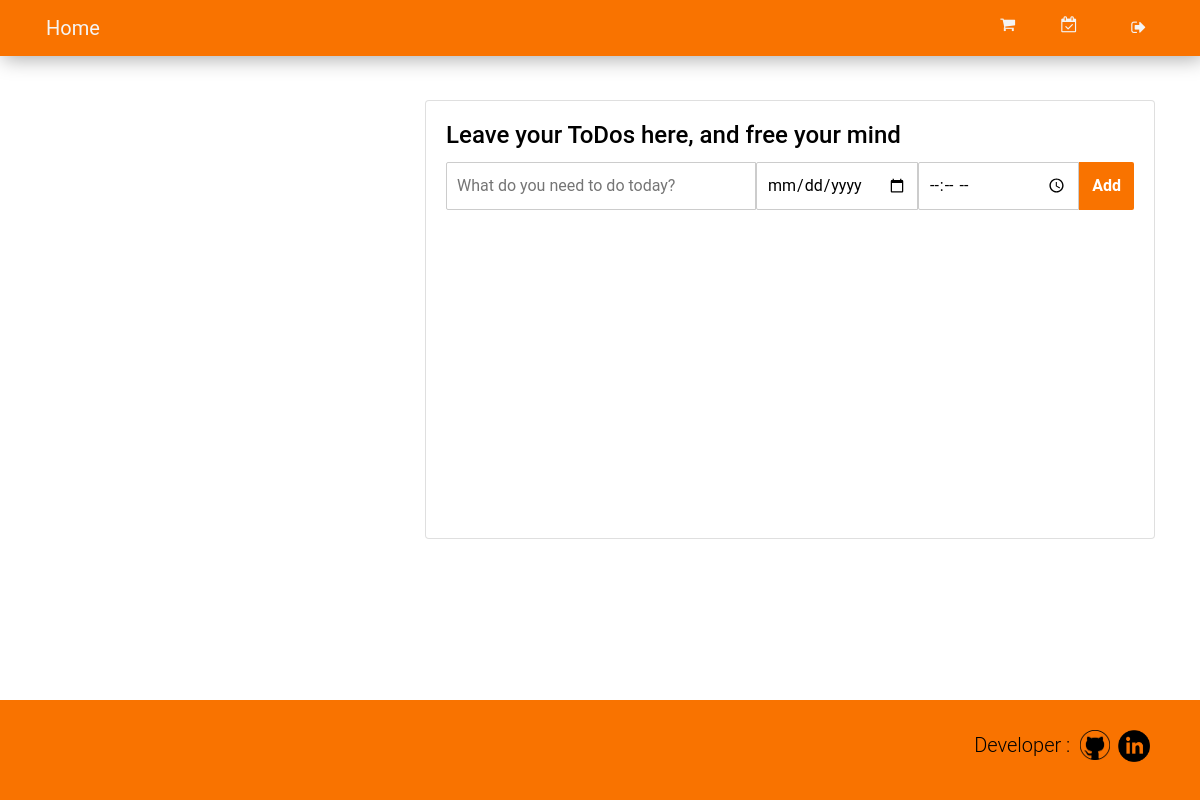
Page /todos/2 on the earlier database version.
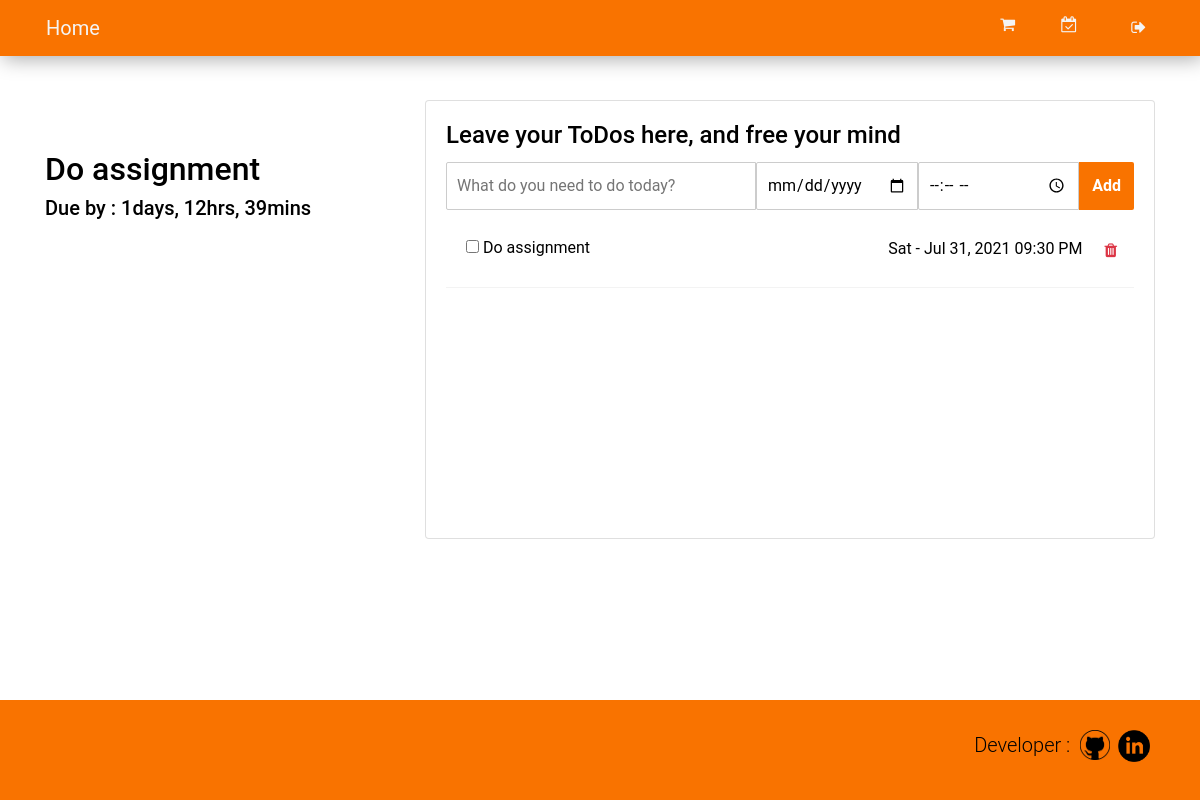
Same page on the later database version.
### tables this page shows
CREATE TABLE todos (
       id integer primary key AUTOINCREMENT not null,
       title text not null,
       description text,
       due_date date,
       due_time timestamp,
       status text,
       userid integer not null,
       FOREIGN KEY (userid) references users(id) ON DELETE CASCADE);

### todo/todo.py (the view, shortened to what this page needs)
@bp.route('/todos/<userid>', methods=['GET', 'POST'])
def todos(userid):
    conn = db.get_db()
    cursor = conn.cursor()
    if request.method == "GET":
        cursor.execute("select id, title, due_date, due_time from todos where userid=? order by due_date, due_time ",[userid])
        data = cursor.fetchall()
        if data :
                first_todo = data[0][1]
                rem_time, status = rem_time_calc(data[0])
        else:
                first_todo = ''
                rem_time, status = '',''
        return render_template('todo/todos.html', data=data, first_todo=first_todo, rem_time=rem_time, status=status, format_date=format_date, format_time=format_time, check_overdue=check_overdue, nav_right_text=username, userid=userid)

### todo/db.py (called while the page is built)
def get_db():
	if 'db' not in g:
		dbname = current_app.config['DATABASE']
		g.db = sqlite3.connect(dbname)
		g.db.execute("PRAGMA foreign_keys = ON;")
	return g.db

### todo/todo.py (called while the page is built)
def rem_time_calc(f):
	due_date = datetime.datetime.strptime(f[2], '%Y-%m-%d')
	dt = f[3].split(':')
	due_time = datetime.timedelta(hours=int(dt[0]), minutes=int(dt[1]))
	due_datetime = due_date+due_time
	current_datetime = datetime.datetime.now()
	rem_time = due_datetime - current_datetime
	days = abs(rem_time.days)
	seconds = rem_time.seconds
	hours = seconds//3600
	minutes = (seconds//60)%60
	if days==0:
		rem_time = f'{hours}hrs, {minutes}mins'
	else:
		rem_time = f'{days}days, {hours}hrs, {minutes}mins'
	if due_datetime > current_datetime:
		status = 'Due'
	else:
		status = 'Overdue'
	return rem_time, status

def check_overdue(due_date, due_time):
	due_date = datetime.datetime.strptime(due_date, '%Y-%m-%d')
	dt = due_time.split(':')
	due_time = datetime.timedelta(hours=int(dt[0]), minutes=int(dt[1]))
	due_datetime = due_date+due_time
	current_datetime = datetime.datetime.now()
	if due_datetime < current_datetime:
		status = 'Overdue'
		return status

def format_date(d):
	d = datetime.datetime.strptime(str(d), '%Y-%m-%d')
	d = d.strftime("%a - %b %d, %Y")
	return d

def format_time(t):
	t = datetime.datetime.strptime(t, "%H:%M")
	t = t.strftime("%I:%M %p")
	return t

### todo/templates/todo/todos.html (shortened to what this page needs)
{% extends "todo/base.html" %}
{% block header %}
	<div class='row'>
	    <div class='col-lg-4'>
		{%if first_todo!='' %}
		<div class='first-todo' style='margin-top:50px; margin-bottom:50px'>
		<h2>{{first_todo}}</h2>
		<h5>{{status}} by : {{rem_time}}</h5>
		</div>
		{%endif%}
	    </div>
	    <div class='col-lg-8'>
                <div class="card">
                    <div class="card-body">
                        <h4 class="card-title">Leave your ToDos here, and free your mind</h4>
			<form action="{{url_for('todo.todos', userid=userid)}}" method="POST">
                        <div class="d-flex">
				<input type="text" class=" add-input" placeholder="What do you need to do today?" name='new-todo' required>
				<input type="date" class=" add-input todo-date" placeholder="Enter the due date" name='new-todo-date'>
				<input type="time" class=" add-input todo-time" placeholder="Enter the due date" name='new-todo-time'>
				<button type='submit' class="btn add-btn">Add</button>
			</div>
			</form>
			    <div class='scroll-area-sm'>
                            <ul class="todo-list">
				{% for id, title, due_date, due_time in data %}
                                <li>
				<div class='content-wrapper '>
                                    <form action="{{url_for('todo.tick', id=id)}}" method="POST">
                                    <div class="form-check"> <label class="form-check-label"> <input class="checkbox" type="checkbox" name='tick' value='completed'> {{title}} </label>
				     </div>
				    </form>
				    <div class="content-right">
				    <form class='delete-form' action="{{url_for('todo.delete', id=id, table='todos', userid=userid)}}" method="POST">
					{{format_date(due_date)}}  {{format_time(due_time)}}<button class="delete-btn border-0 btn-transition btn btn-outline-danger" style="margin-left:10px"> <i class="fa fa-trash"></i> </button> </div>
				</div>
                                </li>
				{%endfor%}
                            </ul>
			    </div>
                    </div>
                </div>
	   </div>
	</div>
{% endblock %}

### todo/templates/todo/base.html (shortened to what this page needs)
<html>
	<head>
		<link rel="stylesheet" href="https://stackpath.bootstrapcdn.com/bootstrap/4.4.1/css/bootstrap.min.css">
		<link href='{{ url_for('static', filename='main.css')}}' rel='stylesheet'/>
		<link rel="stylesheet" href="https://cdnjs.cloudflare.com/ajax/libs/font-awesome/4.7.0/css/font-awesome.min.css">
	</head>
	<body>
		<nav class="navbar fixed-top ">
			  <a class="navbar-brand" href="/">Home</a>
			  <ul class="navbar-nav" style='margin-right:30px'>
				{%if userid%}
				<li class="nav-item">
					<a class="nav-link" style='padding:8px;' data-value="shopping" href="{{url_for("todo.shopping",userid=userid)}}"><i class="fa fa-shopping-cart"></i></a>
		    		</li>
				<li class="nav-item">
					<a class="nav-link" style='padding:8px;' data-value="todo" href="{{url_for("todo.todos", userid=userid)}}"><i class="fa fa-calendar-check-o"></i></a>
		    		</li>
				<li class="nav-item">
					<a class="nav-link" style='padding:8px;' data-value="about" href="/">{{nav_right_text}}&nbsp;&nbsp;<i class="fa fa-sign-out"></i></a>
		    		</li>
                                {%endif%}
			  </ul>
		</nav>
		<div class="container" id='main' style='margin-top:100px; margin-bottom:150px'>
			{% block header %}
			{% endblock %}
		</div>
		<footer class="footer fixed-bottom">
			<div class="row">
				<div class='row' id='developer'>
					<p class="text-center lead">Developer : &nbsp;</p>
					 <a href="https://github.com/amirul-dev">
	  					<img src='{{ url_for('static', filename='github.png')}}' alt="github" height='30px' width='30px'>
					</a>
					<a href="https://www.linkedin.com/in/amirul-haqe/">
	  					<img src='{{ url_for('static', filename='linkedin.png')}}' alt="github" height='32px' width='32px'>
					</a>
				</div>
			</div>
		</footer>
	</body>
</html>

### todo/static/main.css (style rules this page uses)
:root { --orange: #F97300; }
p { font-family:Roboto; font-size:16px; }
body { margin:auto; font-family:Roboto; font-size:16px; color:black; background-color:white; }
.navbar { background: var(--orange); box-shadow: 3px 3px 20px #aaaaaa; }
.nav-link , .navbar-brand { color: #f4f4f4; margin-left:30px; }
.navbar-nav { flex-direction: row; }
.footer { height:100px; background:var(--orange); }
.btn { color:white; background:var(--orange); }
#developer { margin-top:30px; position: absolute; right:0px; margin-right:50px; }
.add-btn { border-radius: 2px; border-top-left-radius: 0; border-bottom-left-radius: 0; font-weight:bold; }
.add-input { width: 100%; padding: 10px; border: 1px solid #ccc; border-radius: 2px; border-top-right-radius: 0; border-bottom-right-radius: 0; }
.todo-date, .todo-time { width:50% }
.d-flex { margin-bottom:20px; }
.todo-list, .shopping-list { list-style: none; padding: 0px; list-style: none; }
.todo-list li { padding: .4rem 0; border-bottom: 1px solid #f3f3f3 }
.content-wrapper { display: flex; }
.content-right { margin-left: auto; margin-right:5px; }
.todo-list .btn, .shopping-list .btn { background:white; }
.btn-outline-danger { color: #DC3545; }
.scroll-area-sm { height: 288px; overflow-x: hidden }

Differences in the rows shown:
added todos: title "Do assignment", due_date "Sat - Jul 31, 2021", due_time "09:30 PM"
Other differences:
{{ status }}: (not shown) → "Due"
{{ rem_time }}: (not shown) → "1days, 12hrs, 39mins"
text now shown: "by :"
